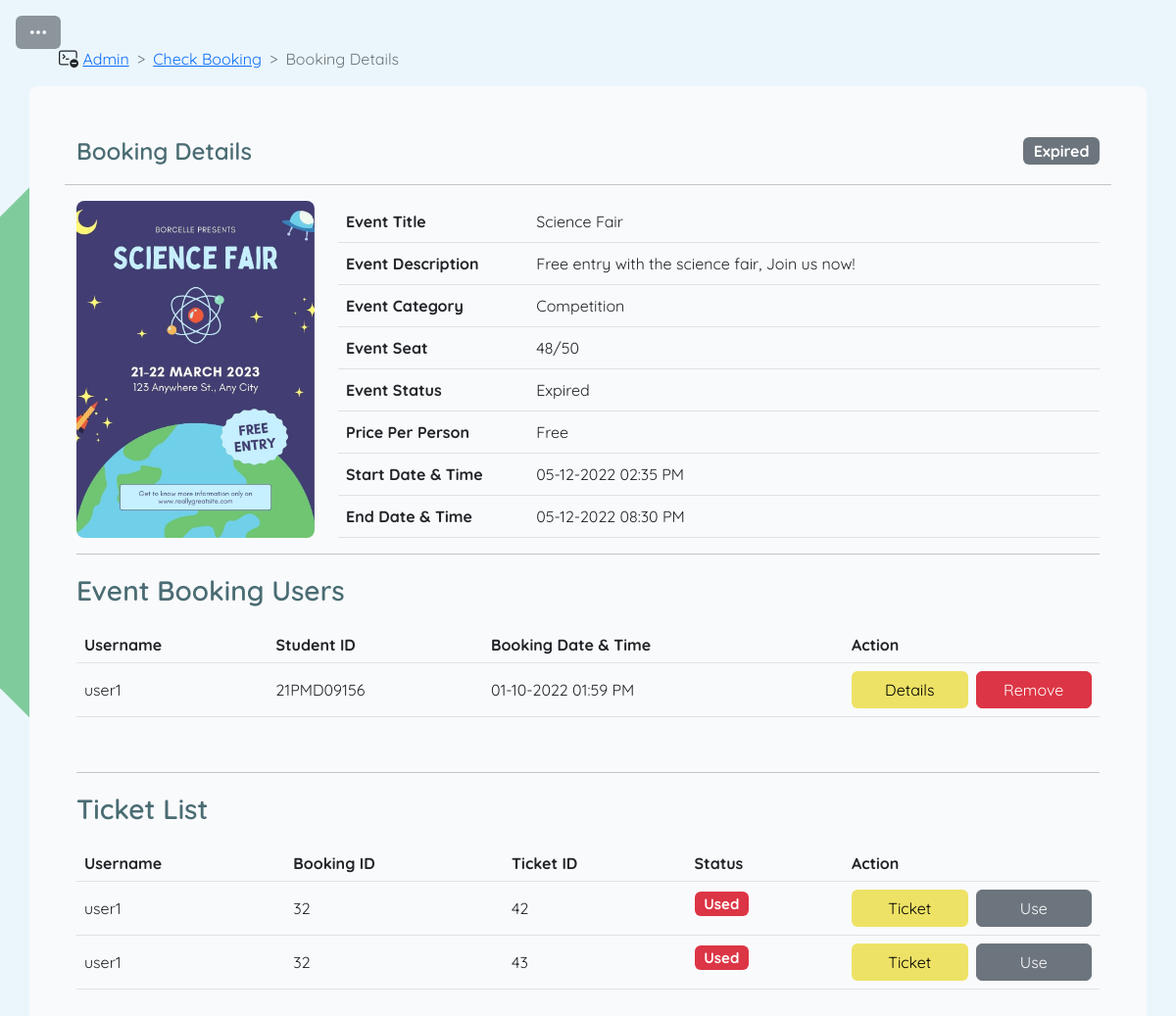
Screenshot of /admin/booking-details.php?eventID=47 (signed in) with the database file from the repository.
### tables this page shows
CREATE TABLE `nitro_event` (
  `eventID` int(11) NOT NULL,
  `eventName` varchar(50) DEFAULT NULL,
  `eventDesc` varchar(500) DEFAULT NULL,
  `eventStartDate` date DEFAULT NULL,
  `eventStartTime` time DEFAULT NULL,
  `eventEndDate` date DEFAULT NULL,
  `eventEndTime` time DEFAULT NULL,
  `eventSeats` int(11) DEFAULT NULL,
  `seatAvailable` int(11) DEFAULT NULL,
  `pricePerPax` double(7,2) DEFAULT NULL,
  `posterID` int(11) DEFAULT NULL,
  `categoryName` varchar(20) DEFAULT NULL,
  `venueName` varchar(30) DEFAULT NULL,
  `is_deleted` bit(1) DEFAULT NULL,
  `is_draft` bit(1) DEFAULT NULL
);

CREATE TABLE `serverconfig` (
  `domain` varchar(50) NOT NULL,
  `port` int(5) NOT NULL,
  `defaultPath` varchar(50) NOT NULL,
  `ssl_enabled` bit(1) NOT NULL
);

CREATE TABLE `nitro_poster` (
  `posterID` int(11) NOT NULL,
  `posterURL` varchar(300) DEFAULT NULL,
  `posterUniq` varchar(50) DEFAULT NULL,
  `posterDesc` varchar(100) DEFAULT NULL
);

CREATE TABLE `nitro_booking` (
  `bookingID` int(11) NOT NULL,
  `username` varchar(20) DEFAULT NULL,
  `studentID` varchar(10) DEFAULT NULL,
  `bookingDate` date DEFAULT NULL,
  `bookingTime` time DEFAULT NULL,
  `eventID` int(11) DEFAULT NULL,
  `paymentID` int(11) DEFAULT NULL,
  `is_delete` bit(1) DEFAULT NULL
);

CREATE TABLE `nitro_ticket` (
  `ticketID` int(11) NOT NULL,
  `bookingID` int(11) NOT NULL,
  `is_used` bit(1) NOT NULL DEFAULT b'0'
);

### admin/includes/getEventStatus.php (called while the page is built, shortened)
<?php
    function getStatus($eventStartDate, $eventEndDate, $eventStartTime, $eventEndTime){
        $currentDate = date('Y-m-d');
        if(trim($eventStartDate) == "" || trim($eventEndDate) == "" || trim($eventStartTime) == "" || trim($eventEndTime) == ""){
            return "Error";
        } elseif($currentDate >= $eventStartDate && $currentDate <= $eventEndDate){
            return "Ongoing";
        } elseif($currentDate > $eventEndDate && $currentDate > $eventStartDate){
            return "Expired";
        } elseif($currentDate < $eventStartDate && $currentDate < $eventEndDate){
            return "Upcoming";
        } else{
            return "Error";
        }
    }
    function getStatusColor($eventStatus){
        switch($eventStatus){
            case 'Expired':
                $statusColor = "secondary";
                break;
        }
        return $statusColor;
    }
?>

### admin/includes/getServerAddr.php (called while the page is built, shortened)
<?php
    	$conn = new mysqli(DB_HOST, DB_USER, DB_PASSWORD, DB_NAME);
        $query = "SELECT * FROM serverConfig";
        $result = $conn->query($query);
        $record = $result->fetch_object();
        if($record->ssl_enabled == 0){
            $serverAddress = "http://{$record->domain}:{$record->port}{$record->defaultPath}";
        }else{
            $serverAddress = "https://{$record->domain}:{$record->port}{$record->defaultPath}";
        }
?>

### admin/includes/permision_checker.php (called while the page is built, shortened)
<?php
    require_once("getServerAddr.php");
    require_once("modal_msg.php");
?>

### admin/booking-details.php (the view, shortened to what this page needs)
<?php
    require_once("./includes/permision_checker.php");
    require_once("./includes/modal_msg.php");
?>
<html lang="en">
    <head>
        <link rel="stylesheet" href="https://cdn.jsdelivr.net/npm/bootstrap-icons@1.9.1/font/bootstrap-icons.css">
        <link type="text/css" rel="stylesheet" href="css/style.css">
    </head>
    <body style="background-image: url('./image/add_page_background.png');">
        <?php
            require_once("./includes/header.php");
        ?>
        <div class="cotainer-fluid">
                <div class="row mt-5 mx-5">
                    <div class="col">
                        <nav style="--bs-breadcrumb-divider: '>';" aria-label="breadcrumb">
                            <ol class="breadcrumb align-self-center">
                                <li><i class="bi bi-terminal-dash fs-5"></i>&nbsp;</li>
                                <li class="breadcrumb-item"><a href="./index.php">Admin</a></li>
                                <li class="breadcrumb-item" aria-current="page"><a href="./booking-management.php">Check Booking</a></li>
                                <li class="breadcrumb-item active" aria-current="page">Booking Details</li>
                            </ol>
                        </nav>
                    </div>
                </div>
            </div>
        <?php
            if(isset($_GET['eventID'])){
                require_once("./includes/getServerAddr.php");
                require_once("./includes/getEventStatus.php");
                $conn = new mysqli(DB_HOST, DB_USER, DB_PASSWORD, DB_NAME);
                $query = "
                    SELECT *
                    FROM nitro_event E, nitro_poster P
                    WHERE eventID = {$_GET['eventID']}
                    AND E.posterID = P.posterID;
                ";
                $result = $conn->query($query);
                while($row = $result->fetch_object()){
                    $eventStartDate = date('d-m-Y',strtotime($row->eventStartDate));
                    $eventEndDate = date('d-m-Y',strtotime($row->eventEndDate));
                    $eventStartTime = date('h:i A', strtotime($row->eventStartTime));
                    $eventEndTime = date('h:i A', strtotime($row->eventEndTime));
                    $eventStatus = getStatus($eventStartDate, $eventEndDate, $eventStartTime, $eventEndTime);
                    $eventStatusColor = getStatusColor($eventStatus);
                    $image = $serverAddress.$row->posterURL;
                    echo '<div class="container rounded-3 p-lg-5 p-3" style="background-color: #F9FAFC;">';
                    printf('
                    <div class="row justify-content-between">
                        <div class="col-auto align-self-center">
                            <p class="m-0 fw-semibold fs-4 d-inline" style="color: #4A6C73;">Booking Details</p>
                        </div>
                        <div class="col-auto align-self-center">
                            <span class="badge bg-%s fs-6">%s</span>
                        </div>
                        <hr class="my-3">
                    </div>
                    ', $eventStatusColor,$eventStatus);
                    printf('
                    <div class="row">
                        <div class="col-lg-3">
                            <img class="img-fluid rounded-3" src="%s" alt="Event Image">
                        </div>
                        <div class="col">
                            <table class="table h-100 align-middle">
                                <tbody>
                                    <tr>
                                        <th class="w-25">Event Title</th>
                                        <td>%s</td>
                                    </tr>
                                    <tr>
                                        <th>Event Description</th>
                                        <td>%s</td>
                                    </tr>
                                    <tr>
                                        <th>Event Category</th>
                                        <td>%s</td>
                                    </tr>
                                    <tr>
                                        <th>Event Seat</th>
                                        <td>%s/%s</td>
                                    </tr>
                                    <tr>
                                        <th>Event Status</th>
                                        <td>%s</td>
                                    </tr>
                                    <tr>
                                        <th>Price Per Person</th>
                                        <td>%s</td>
                                    </tr>
                                    <tr>
                                        <th>Start Date & Time</th>
                                        <td>%s %s</td>
                                    </tr>
                                    <tr>
                                        <th>End Date & Time</th>
                                        <td>%s %s</td>
                                    </tr>
                                </tbody>
                            </table>
                        </div>
                    </div>
                    <hr>
                    ',$image, $row->eventName, $row->eventDesc, $row->categoryName, $row->seatAvailable,$row->eventSeats, $eventStatus, $row->pricePerPax > 0 ? "RM ".$row->pricePerPax : "Free", $eventStartDate, $eventStartTime, $eventEndDate, $eventEndTime);
                }
            }
        ?>
            <div class="row">
                <div class="col">
                    <p class="fs-3 fw-semibold" style="color: #4A6C73;">Event Booking Users</p>
                        <div class="table-responsive-sm">
                        <table class="table align-middle">
                            <thead>
                                <tr>
                                    <th>Username</th>
                                    <th>Student ID</th>
                                    <th>Booking Date & Time</th>
                                    <th>Action</th>
                                </tr>
                            </thead>
                            <tbody>
                                <?php
                                    $eventID = $_GET['eventID'];
                                    $conn = new mysqli(DB_HOST, DB_USER, DB_PASSWORD, DB_NAME);
                                    $query = "
                                    SELECT bookingID, username, studentID, bookingDate, bookingTime, is_delete
                                    FROM nitro_booking
                                    WHERE eventID = {$eventID}
                                    ORDER BY is_delete ASC,bookingID ASC
                                    ";
                                    $result = $conn->query($query);
                                    while($row = $result->fetch_object()){
                                        $bookingDate = $row->bookingDate;
                                        $bookingTime = $row->bookingTime;
                                        $date = date_create("{$bookingDate} {$bookingTime}");
                                        if($row->is_delete == 0){
                                            printf('
                                            <tr>
                                                <td>%s</td>
                                                <td>%s</td>
                                                <td>%s</td>
                                                <td class="w-25">
                                                    <div class="col">
                                                        <form action="booking-user-details.php" method="GET" class="m-0">
                                                            <div class="row g-2">
                                                                <div class="col d-grid">
                                                                    <input type="hidden" name="bookingID" value="%s">
                                                                    <input type="submit" class="btn btn-primary-bg" value="Details">
                                                                </div>
                                                                <div class="col d-grid">
                                                                    <input type="button" class="btn btn-danger" value="Remove" data-bs-toggle="modal" data-bs-target="#delete_modal" onclick="chg_value(\'remove_booking\', %d)">
                                                                </div>
                                                            </div>
                                                        </form>
                                                    </div>
                                                </td>
                                            </tr>
                                            ', $row->username, $row->studentID, date_format($date, 'd-m-Y h:i A'), $row->bookingID, $row->bookingID);
                                        }
                                    }
                                ?>
                            </tbody>
                        </table>
                        </div>
                </div>
            </div>
            <br><hr>
            <div class="row">
                    <div class="col">
                        <p class="fs-3 fw-semibold" style="color: #4A6C73;">Ticket List</p>
                            <div class="table-responsive-sm">
                            <table class="table align-middle">
                                <thead>
                                    <tr>
                                        <th>Username</th>
                                        <th>Booking ID</th>
                                        <th>Ticket ID</th>
                                        <th>Status</th>
                                        <th>Action</th>
                                    </tr>
                                </thead>
                                <tbody>
                                    <?php
                                        $eventID = $_GET['eventID'];
                                        $conn = new mysqli(DB_HOST, DB_USER, DB_PASSWORD, DB_NAME);
                                        $query = "
                                        SELECT B.bookingID, B.username, T.ticketID, T.is_used
                                        FROM nitro_ticket T
                                        INNER JOIN nitro_booking B ON T.bookingID = B.bookingID
                                        WHERE B.eventID = {$eventID}
                                        ORDER BY T.is_used ASC, T.TicketID
                                        ";
                                        $result = $conn->query($query);
                                        while($row = $result->fetch_object()){
                                            if($row->is_used == 1){
                                                $ticket_status = '<h5><span class="badge bg-danger">Used</span></h5>';
                                                printf('
                                                    <tr>
                                                        <td>%s</td>
                                                        <td>%s</td>
                                                        <td>%s</td>
                                                        <td>%s</td>
                                                        <td class="w-25">
                                                            <div class="col">
                                                                <div class="row g-2">
                                                                    <div class="col d-grid">
                                                                        <input type="button" class="btn btn-primary-bg" value="Ticket" onclick="location.href = \'../ticket.php?bookingID=%s#ticket_%d\'">
                                                                    </div>
                                                                    <div class="col d-grid">
                                                                        <input type="button" class="btn btn-secondary" style="cursor: not-allowed;" value="Use">
                                                                    </div>
                                                                </div>
                                                            </div>
                                                        </td>
                                                    </tr>
                                                    ', $row->username, $row->bookingID, $row->ticketID, $ticket_status, $row->bookingID, $row->ticketID);
                                            }
                                        }
                                    ?>
                                </tbody>
                            </table>
                            </div>
                    </div>
                </div>
            </div>
    </body>
</html>

### rows the page displays
nitro_event: serverconfig.domain+port+defaultPath (picture), eventName "Science Fair", eventDesc "Free entry with the science fair, Join us now!", categoryName "Competition", seatAvailable "48", eventSeats "50", pricePerPax "Free", eventStartDate "05-12-2022", eventStartTime "02:35 PM", eventEndDate "05-12-2022", eventEndTime "08:30 PM"
nitro_booking: username "user1", studentID "21PMD09156", date_format($date, 'd-m-Y h:i A') "01-10-2022 01:59 PM"
nitro_ticket: bookingID.username "user1", bookingID.bookingID "32", ticketID "42", is_used "Used"
nitro_ticket: bookingID.username "user1", bookingID.bookingID "32", ticketID "43", is_used "Used"
